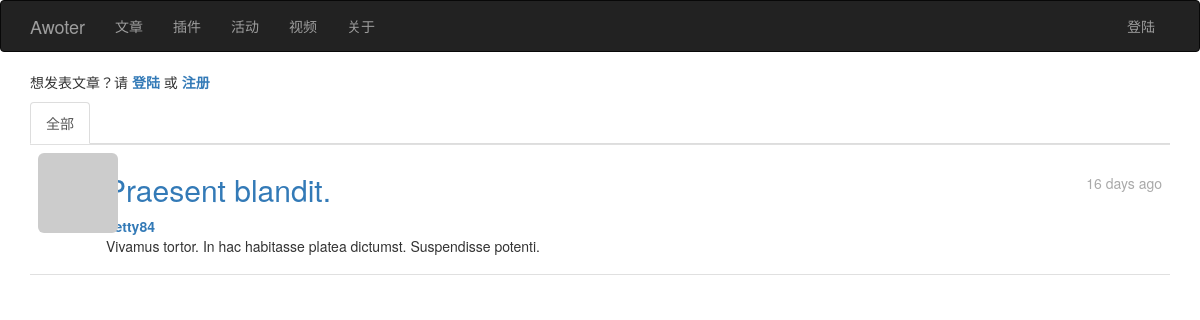
/doc/101, run on an earlier commit of the app's database.
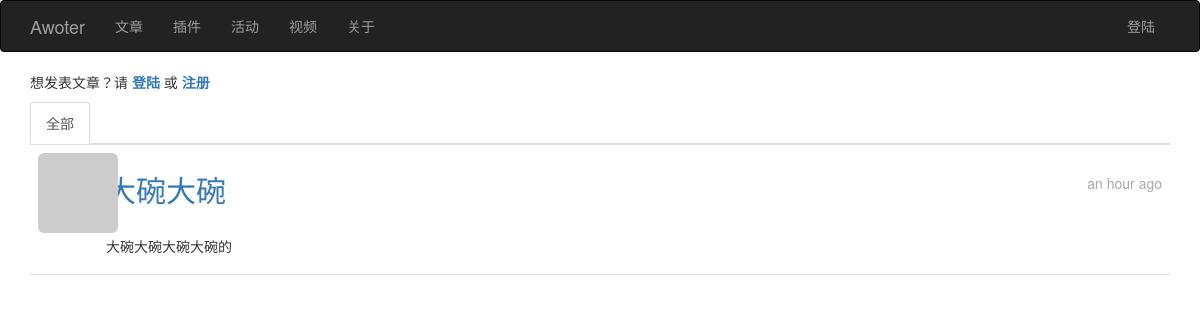
And on a later commit of the database.
### app/models.py (models this page shows, shortened)
class Post(db.Model):
    __tablename__ = 'posts'
    id = db.Column(db.Integer, primary_key=True)
    article_title = db.Column(db.String(128), index=True)
    body = db.Column(db.Text)
    timestamp = db.Column(db.DateTime, index=True, default=datetime.utcnow)
    author_id = db.Column(db.Integer, db.ForeignKey('users.id'))
    body_html = db.Column(db.Text)

class User(UserMixin, db.Model):
    __tablename__ = 'users'
    id = db.Column(db.Integer, primary_key=True)
    email = db.Column(db.String(64), unique=True, index=True)
    username = db.Column(db.String(64), unique=True, index=True)
    role_id = db.Column(db.Integer, db.ForeignKey('roles.id'))
    password_hash = db.Column(db.String(128))
    confirmed = db.Column(db.Boolean, default=False)
    nickname = db.Column(db.String(64))
    location = db.Column(db.String(64))
    about_me = db.Column(db.Text())
    member_since = db.Column(db.DateTime(), default=datetime.utcnow)
    last_seen = db.Column(db.DateTime(), default=datetime.utcnow)
    avatar_hash = db.Column(db.String(32))
    posts = db.relationship('Post', backref='author', lazy='dynamic')
    followed = db.relationship('Follow',
                               foreign_keys=[Follow.follower_id],
                               backref=db.backref('follower', lazy='joined'),
                               lazy='dynamic',
                               cascade='all, delete-orphan')
    followers = db.relationship('Follow',
                                foreign_keys=[Follow.followed_id],
                                backref=db.backref('followed', lazy='joined'),
                                lazy='dynamic',
                                cascade='all, delete-orphan')
    @property
    def password(self):
        raise AttributeError(u'密码不应该可直接读取！')
    def gravatar(self,  size=100, default='identicon', rating='g'):
        if request.is_secure:
            url = 'https://secure.gravatar.com/avatar'
        else:
            url = 'https://www.gravatar.com/avatar'
        hash = self.avatar_hash or hashlib.md5(self.email.encode('utf-8')).hexdigest()
        return '{url}/{hash}?s={size}&d={default}&r={rating}'.format(
            url=url, hash=hash, size=size, default=default, rating=rating)

### app/main/views.py (the view)
@main.route('/doc/<int:id>')
def doc_detail(id):
    post = Post.query.get_or_404(id)
    title = post.article_title
    body_show = True
    return render_template('doc.html', title=title, posts=[post], body_show=body_show)

### app/auth/views.py (called while the page is built)
@auth.before_app_request
def before_request():
    if current_user.is_authenticated \
            and not current_user.confirmed \
            and request.endpoint[:5] != 'auth.' \
            and request.endpoint != 'static':
        return redirect(url_for('auth.unconfirmed'))

@auth.before_app_request
def before_request():
    if current_user.is_authenticated:
        current_user.ping()
        if not current_user.confirmed \
                and request.endpoint[:5] != 'auth.':
            return redirect(url_for('auth.unconfirmed'))

### app/main/__init__.py (called while the page is built)
@main.app_context_processor
def inject_permissions():
    return dict(Permission=Permission)

### app/models.py (called while the page is built)
    def is_administrator(self):
        return False

### app/templates/doc.html (shortened to what this page needs)
{% extends "base.html" %}
{% import "_macros.html" as macros %}
{% block page_content %}
{% if current_user.is_authenticated %}
    <a class="btn btn-info" href="{{ url_for('main.post') }}">创建文章</a>
    {% else %}
        <p>想发表文章？请 <a href="{{ url_for('auth.login') }}"><strong>登陆</a></strong> 或
            <a href="{{ url_for('auth.register') }}"><strong>注册</strong></a></p>
{% endif %}
<div class="post-tabs">
    <ul class="nav nav-tabs">
        <li{% if not show_followed %} class="active"{% endif %}><a href="{{ url_for('main.show_all') }}">全部</a></li>
    </ul>
{% include '_doc.html' %}
</div>
{% endblock %}

### app/templates/_doc.html (shortened to what this page needs)
<ul class="posts">
    {% for post in posts %}
    <li class="post">
        <div class="post-thumbnail">
            <a href="{{ url_for('main.user_page', username=post.author.username) }}">
                <img class="img-rounded profile-thumbnail" src="{{ post.author.gravatar(size=60) }}">
            </a>
        </div>
        <div class="post-content">
            <div class="post-date" >{{ moment(post.timestamp).fromNow() }}</div><div class="post-title">
                <a href="{{ url_for('main.doc_detail', id=post.id) }}">
                <h2>{{ post.article_title }}</h2>
                </a>
            </div>
            <div class="post-author">
                <a href="{{ url_for('.user_page', username=post.author.username) }}">
                {{ post.author.username }}</a>
            </div>
            {% if body_show %}
            <div class="post-body">
                {% if post.body_html %}
                {{ post.body_html | safe }}
                {% else %}
                {{ post.body }}
                {% endif %}
            </div>
            {% endif %}
        </div>
    </li>
    {% endfor %}
</ul>

What changed in the data, as far as the page shows it:
removed Post: timestamp "16 days ago", article_title "Praesent blandit.", author.username "betty84", body_html "Vivamus tortor. In hac habitasse platea dictumst. Suspendisse potenti."
added Post: timestamp "an hour ago", article_title "大碗大碗", body_html "大碗大碗大碗大碗的"
